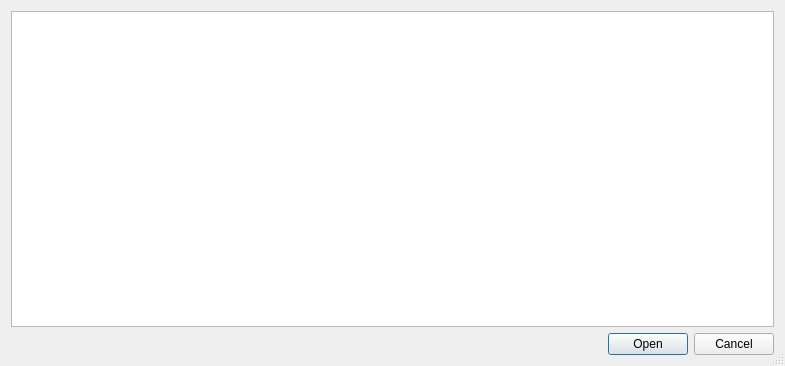
<?xml version="1.0" encoding="UTF-8"?>
<ui version="4.0">
 <class>DicomSelectDialog</class>
 <widget class="QDialog" name="DicomSelectDialog">
  <property name="geometry">
   <rect>
    <x>0</x>
    <y>0</y>
    <width>785</width>
    <height>366</height>
   </rect>
  </property>
  <property name="windowTitle">
   <string>Dicom Selector</string>
  </property>
  <property name="sizeGripEnabled">
   <bool>true</bool>
  </property>
  <property name="modal">
   <bool>false</bool>
  </property>
  <layout class="QGridLayout" name="gridLayout">
   <item row="1" column="0">
    <widget class="QDialogButtonBox" name="buttonBox">
     <property name="orientation">
      <enum>Qt::Horizontal</enum>
     </property>
     <property name="standardButtons">
      <set>QDialogButtonBox::Cancel|QDialogButtonBox::Open</set>
     </property>
     <property name="centerButtons">
      <bool>false</bool>
     </property>
    </widget>
   </item>
   <item row="0" column="0">
    <widget class="QTreeView" name="treeView">
     <property name="selectionMode">
      <enum>QAbstractItemView::ExtendedSelection</enum>
     </property>
     <property name="uniformRowHeights">
      <bool>true</bool>
     </property>
     <property name="sortingEnabled">
      <bool>true</bool>
     </property>
    </widget>
   </item>
  </layout>
 </widget>
 <tabstops>
  <tabstop>buttonBox</tabstop>
  <tabstop>treeView</tabstop>
 </tabstops>
 <resources/>
 <connections>
  <connection>
   <sender>buttonBox</sender>
   <signal>accepted()</signal>
   <receiver>DicomSelectDialog</receiver>
   <slot>accept()</slot>
   <hints>
    <hint type="sourcelabel">
     <x>257</x>
     <y>356</y>
    </hint>
    <hint type="destinationlabel">
     <x>157</x>
     <y>274</y>
    </hint>
   </hints>
  </connection>
  <connection>
   <sender>buttonBox</sender>
   <signal>rejected()</signal>
   <receiver>DicomSelectDialog</receiver>
   <slot>reject()</slot>
   <hints>
    <hint type="sourcelabel">
     <x>325</x>
     <y>356</y>
    </hint>
    <hint type="destinationlabel">
     <x>286</x>
     <y>274</y>
    </hint>
   </hints>
  </connection>
 </connections>
</ui>
